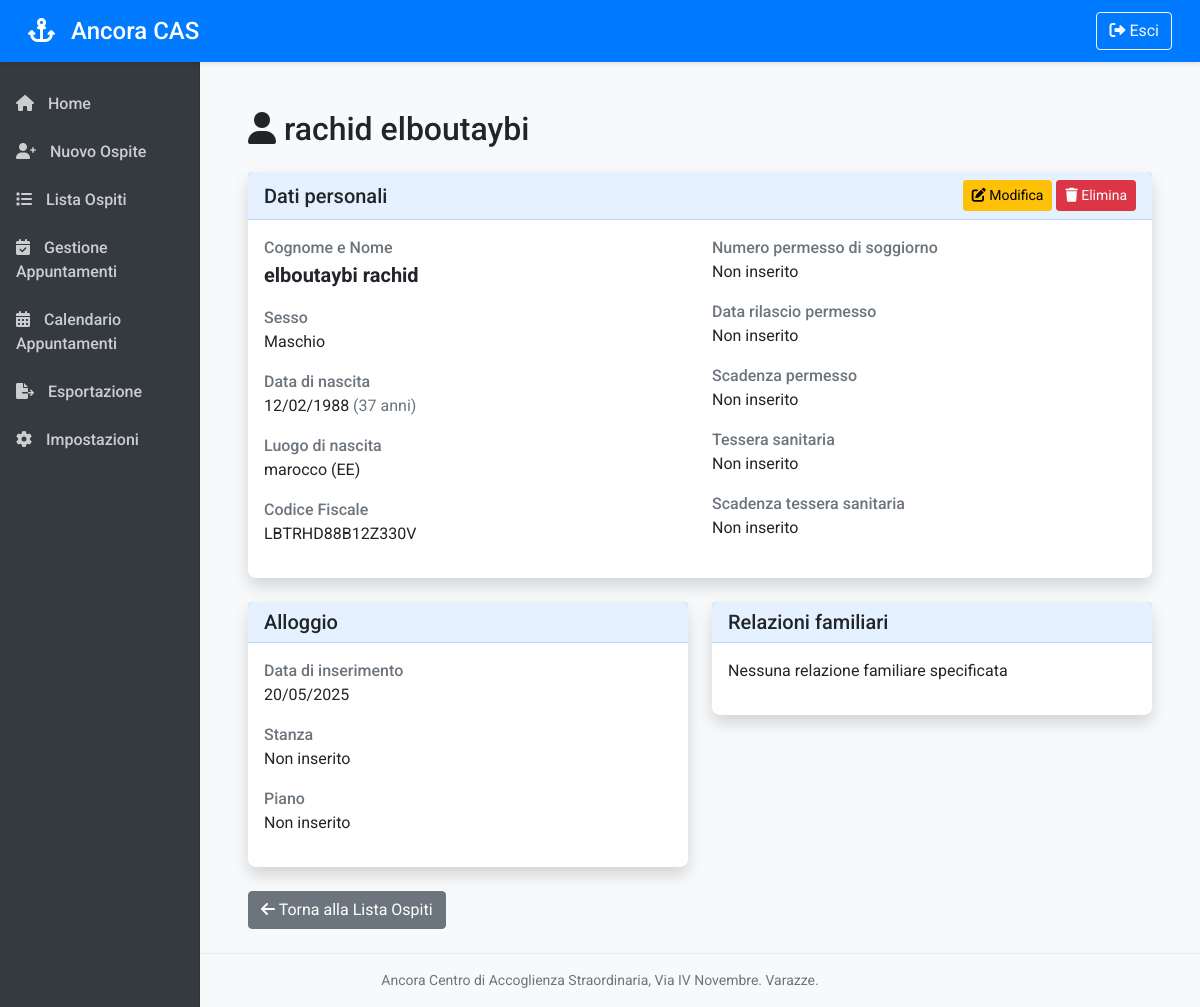
The page /guest/1 (signed in) on the database its author committed.
### models.py (models this page shows, shortened)
class Guest(db.Model):
    __tablename__ = 'guests'
    id = db.Column(db.Integer, primary_key=True)
    last_name = db.Column(db.String(100), nullable=False)
    first_name = db.Column(db.String(100), nullable=False)
    gender = db.Column(db.String(1), nullable=False)  # M or F
    birth_place = db.Column(db.String(100), nullable=False)
    province = db.Column(db.String(2))  # Province code (2 chars)
    birth_date = db.Column(db.Date, nullable=False)
    fiscal_code = db.Column(db.String(16))
    country_code = db.Column(db.String(4))  # Foreign country code (Z + 3 digits)
    permit_number = db.Column(db.String(50))
    permit_date = db.Column(db.Date)
    permit_expiry = db.Column(db.Date)
    health_card = db.Column(db.String(50))
    health_card_expiry = db.Column(db.Date)
    entry_date = db.Column(db.Date, default=datetime.utcnow)
    exit_date = db.Column(db.Date)
    check_in_date = db.Column(db.Date)  # Data check in
    check_out_date = db.Column(db.Date)  # Data check out
    room_number = db.Column(db.String(10))
    floor = db.Column(db.String(10))
    family_relations = db.Column(db.Text)
    custom_fields = db.relationship('CustomField', backref='guest', lazy=True, cascade="all, delete-orphan")
    appointments = db.relationship('Appointment', backref='guest', lazy=True, cascade="all, delete-orphan")

### app.py (the view)
@app.route('/guest/<int:guest_id>')
@login_required
def guest_detail(guest_id):
    guest = Guest.query.get_or_404(guest_id)
    custom_fields = CustomField.query.filter_by(guest_id=guest_id).all()
    return render_template('guest_detail.html', guest=guest, custom_fields=custom_fields)

### app.py (called while the page is built)
@app.context_processor
def inject_now():
    return {'now': datetime.now()}

def login_required(f):
    @wraps(f)
    def decorated_function(*args, **kwargs):
        if 'logged_in' not in session:
            flash('Accesso richiesto', 'danger')
            return redirect(url_for('login'))
        return f(*args, **kwargs)
    return decorated_function

### templates/guest_detail.html (shortened to what this page needs)
{% extends "layout.html" %}
{% block content %}
<div class="container-fluid py-4">
    <h1 class="h2 mb-4">
        <i class="fas fa-user"></i>
        {{ guest.first_name }} {{ guest.last_name }}
    </h1>
    <div class="card mb-4">
        <div class="card-header d-flex justify-content-between align-items-center">
            <h5 class="mb-0">Dati personali</h5>
            <div>
                <a href="{{ url_for('edit_guest', guest_id=guest.id) }}" class="btn btn-sm btn-warning">
                    <i class="fas fa-edit"></i> Modifica
                </a>
                <button type="button" class="btn btn-sm btn-danger" onclick="confirmDelete({{ guest.id }}, '{{ guest.first_name }} {{ guest.last_name }}')">
                    <i class="fas fa-trash"></i> Elimina
                </button>
            </div>
        </div>
        <div class="card-body guest-detail">
            <div class="row">
                <div class="col-md-6">
                    <div class="mb-3">
                        <div class="label">Cognome e Nome</div>
                        <div class="value fs-5 fw-bold">{{ guest.last_name }} {{ guest.first_name }}</div>
                    </div>
                    <div class="mb-3">
                        <div class="label">Sesso</div>
                        <div class="value">{{ 'Maschio' if guest.gender == 'M' else 'Femmina' }}</div>
                    </div>
                    <div class="mb-3">
                        <div class="label">Data di nascita</div>
                        <div class="value">
                            {{ guest.birth_date.strftime('%d/%m/%Y') }}
                            <span class="text-muted">({{ calculate_age(guest.birth_date) }} anni)</span>
                        </div>
                    </div>
                    <div class="mb-3">
                        <div class="label">Luogo di nascita</div>
                        <div class="value">{{ guest.birth_place }} {% if guest.province %}({{ guest.province }}){% endif %}</div>
                    </div>
                    <div class="mb-3">
                        <div class="label">Codice Fiscale</div>
                        <div class="value">{{ guest.fiscal_code or 'Non inserito' }}</div>
                    </div>
                </div>
                <div class="col-md-6">
                    <div class="mb-3">
                        <div class="label">Numero permesso di soggiorno</div>
                        <div class="value">{{ guest.permit_number or 'Non inserito' }}</div>
                    </div>
                    <div class="mb-3">
                        <div class="label">Data rilascio permesso</div>
                        <div class="value">{{ guest.permit_date.strftime('%d/%m/%Y') if guest.permit_date else 'Non inserito' }}</div>
                    </div>
                    <div class="mb-3">
                        <div class="label">Scadenza permesso</div>
                        <div class="value">
                            {% if guest.permit_expiry %}
                                {{ guest.permit_expiry.strftime('%d/%m/%Y') }}
                                {% set days_to_expiry = (guest.permit_expiry - now).days %}
                                {% if days_to_expiry <= 7 and days_to_expiry >= 0 %}
                                    <span class="badge bg-warning">{{ days_to_expiry }} giorni alla scadenza</span>
                                {% elif days_to_expiry < 0 %}
                                    <span class="badge bg-danger">Scaduto</span>
                                {% endif %}
                            {% else %}
                                Non inserito
                            {% endif %}
                        </div>
                    </div>
                    <div class="mb-3">
                        <div class="label">Tessera sanitaria</div>
                        <div class="value">{{ guest.health_card or 'Non inserito' }}</div>
                    </div>
                    <div class="mb-3">
                        <div class="label">Scadenza tessera sanitaria</div>
                        <div class="value">{{ guest.health_card_expiry.strftime('%d/%m/%Y') if guest.health_card_expiry else 'Non inserito' }}</div>
                    </div>
                </div>
            </div>
        </div>
    </div>
    <div class="row">
        <div class="col-md-6">
            <div class="card mb-4">
                <div class="card-header">
                    <h5 class="mb-0">Alloggio</h5>
                </div>
                <div class="card-body guest-detail">
                    <div class="mb-3">
                        <div class="label">Data di inserimento</div>
                        <div class="value">{{ guest.entry_date.strftime('%d/%m/%Y') if guest.entry_date else 'Non inserito' }}</div>
                    </div>
                    <div class="mb-3">
                        <div class="label">Stanza</div>
                        <div class="value">{{ guest.room_number or 'Non inserito' }}</div>
                    </div>
                    <div class="mb-3">
                        <div class="label">Piano</div>
                        <div class="value">{{ guest.floor or 'Non inserito' }}</div>
                    </div>
                </div>
            </div>
        </div>
        <div class="col-md-6">
            <div class="card mb-4">
                <div class="card-header">
                    <h5 class="mb-0">Relazioni familiari</h5>
                </div>
                <div class="card-body guest-detail">
                    <div class="mb-3">
                        <div class="value">
                            {% if guest.family_relations %}
                                {{ guest.family_relations|nl2br }}
                            {% else %}
                                Nessuna relazione familiare specificata
                            {% endif %}
                        </div>
                    </div>
                </div>
            </div>
        </div>
    </div>
    <div class="mb-4">
        <a href="{{ url_for('archive') }}" class="btn btn-secondary">
            <i class="fas fa-arrow-left"></i> Torna alla Lista Ospiti
        </a>
    </div>
</div>
{% endblock %}

### static/css/styles.css (style rules this page uses)
body { font-family: 'Roboto', sans-serif; background-color: #f8f9fa; }
.card { margin-bottom: 20px; border: none; box-shadow: 0 0.5rem 1rem rgba(0, 0, 0, 0.15); border-radius: 0.5rem; }
.card-header { background-color: rgba(0, 123, 255, 0.1); border-bottom: 1px solid rgba(0, 123, 255, 0.2); font-weight: 500; }
.guest-detail .label { font-weight: 500; color: #6c757d; }
.guest-detail .value { font-weight: 400; color: #212529; }

### rows shown on the page
Guest: first_name "rachid", last_name "elboutaybi", gender "Maschio", birth_date "12/02/1988", birth_date "37", birth_place "marocco", province "EE", fiscal_code "LBTRHD88B12Z330V", permit_number "Non inserito", permit_date "Non inserito", health_card "Non inserito", health_card_expiry "Non inserito", entry_date "20/05/2025", room_number "Non inserito", floor "Non inserito"
